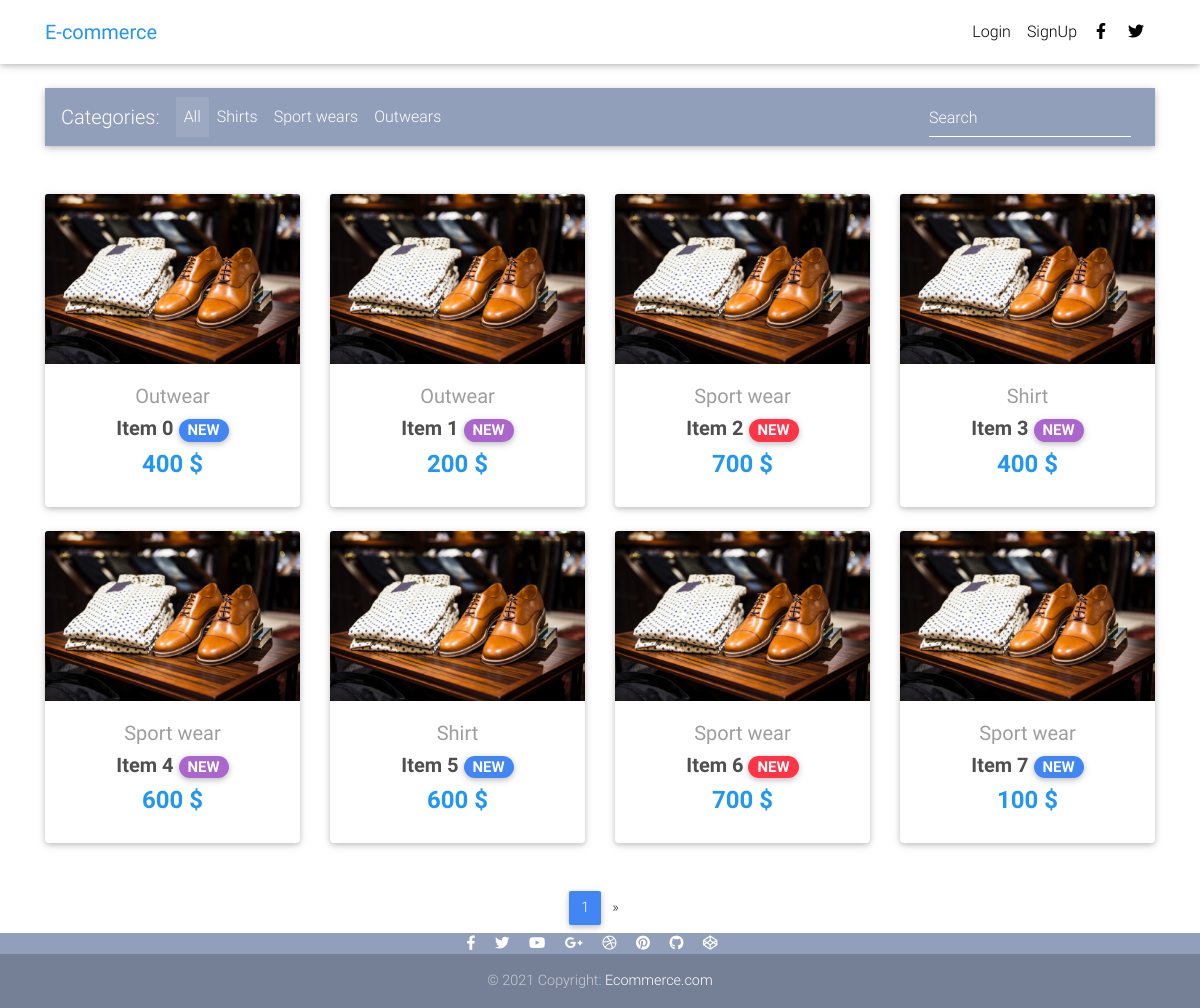
The page / on the database its author committed.
### core/models.py (models this page shows, shortened)
class Item(models.Model):
    title = models.CharField(max_length=100)
    price = models.PositiveIntegerField()
    discount_price = models.PositiveIntegerField(blank=True, null=True)
    category = models.CharField(choices=CATEGORY_CHOICES, max_length=2)
    label = models.CharField(choices=LABEL_CHOICES, max_length=1)
    description = models.TextField()
    slug = models.SlugField()
    image = models.ImageField()     # pip install pillow
    def get_absolute_url(self):
        return reverse('core:product', kwargs={
            'slug': self.slug
        })

### core/views.py (the view)
# urls.py: path('', HomeView.as_view(), name='home'),
class HomeView(ListView):
    model = Item
    paginate_by = 8     # 每頁顯示多少個list項目
    template_name = 'home.html'

### templates/home.html (shortened to what this page needs)
{% extends 'base.html'%}
    {% block content %}
    <div class="container">
      <nav class="navbar navbar-expand-lg navbar-dark mdb-color lighten-3 mt-3 mb-5">
        <span class="navbar-brand">Categories:</span>
        <div class="collapse navbar-collapse" id="basicExampleNav">
          <ul class="navbar-nav mr-auto">
            <li class="nav-item active">
              <a class="nav-link" href="#">All
              </a>
            </li>
            <li class="nav-item">
              <a class="nav-link" href="#">Shirts</a>
            </li>
            <li class="nav-item">
              <a class="nav-link" href="#">Sport wears</a>
            </li>
            <li class="nav-item">
              <a class="nav-link" href="#">Outwears</a>
            </li>
          </ul>
          <form class="form-inline">
            <div class="md-form my-0">
              <input class="form-control mr-sm-2" type="text" placeholder="Search" aria-label="Search">
            </div>
          </form>
        </div>
      </nav>
      <section class="text-center mb-4">
        <div class="row wow fadeIn">
          {% for item in object_list %}
          <div class="col-lg-3 col-md-6 mb-4">
            <div class="card">
              <div class="view overlay">
                <img src="{{ item.image.url }}" class="card-img-top" alt="">
              </div>
              <div class="card-body text-center">
                <a href="" class="grey-text">
                  <h5>{{ item.get_category_display }}</h5>
                </a>
                <h5>
                  <strong>
                    <a href="{{ item.get_absolute_url }}" class="dark-grey-text">{{ item.title }}
                      <span class="badge badge-pill {{ item.get_label_display }}-color">NEW</span>
                    </a>
                  </strong>
                </h5>
                <h4 class="font-weight-bold blue-text">
                  <strong>
                    {% if item.discount_price %}
                      {{item.discount_price}} $
                    {% else %}
                      {{ item.price }} $
                    {% endif %}
                   </strong>
                </h4>
              </div>
            </div>
          </div>
          {% endfor %}
        </div>
      </section>
      {% if is_paginated %}
      <nav class="d-flex justify-content-center wow fadeIn">
        <ul class="pagination pg-blue">
          <li class="page-item active">
            <a class="page-link" href="?page={{ page_obj.number }}">{{ page_obj.number }}
            </a>
          </li>
          {% if page_obj.has_next %}
          <li class="page-item">
            <a class="page-link" href="?page={{ page_obj.next_page_number }}" aria-label="Next">
              <span aria-hidden="true">&raquo;</span>
            </a>
          </li>
          {% endif %}
        </ul>
      </nav>
      {% endif %}
    </div>
  {% endblock content %}

### templates/base.html (style rules this page uses)
html, body, header, .carousel { height: 60vh; }

### rows shown on the page
Item: image (picture), category "Outwear", title "Item 0", price "400"
Item: image (picture), category "Outwear", title "Item 1", price "200"
Item: image (picture), category "Sport wear", title "Item 2", price "700"
Item: image (picture), category "Shirt", title "Item 3", price "400"
Item: image (picture), category "Sport wear", title "Item 4", price "600"
Item: image (picture), category "Shirt", title "Item 5", price "600"
Item: image (picture), category "Sport wear", title "Item 6", price "700"
Item: image (picture), category "Sport wear", title "Item 7", price "100"

### other values the page prints
{{ page_obj.number }} "1"
